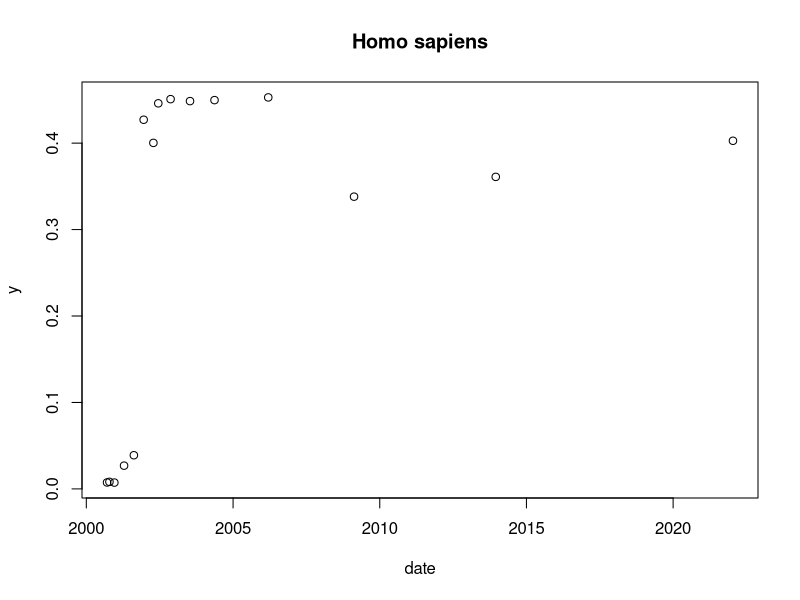
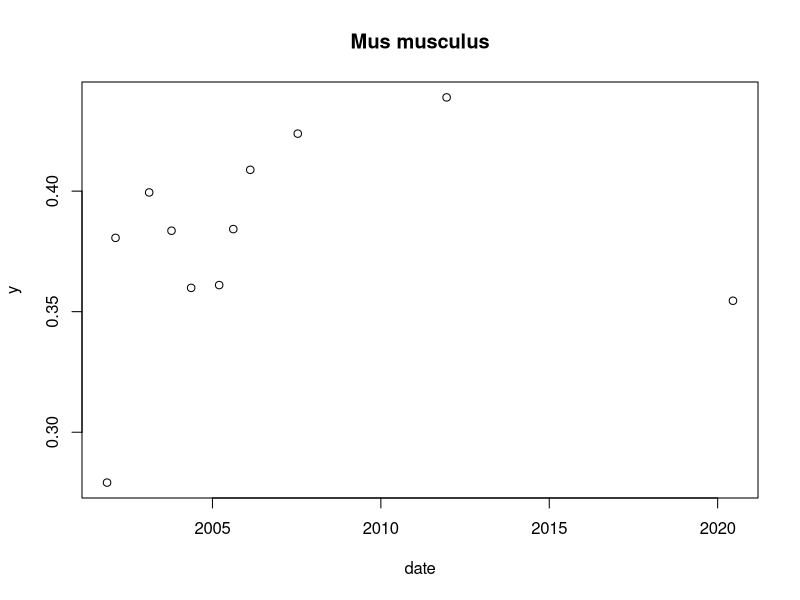
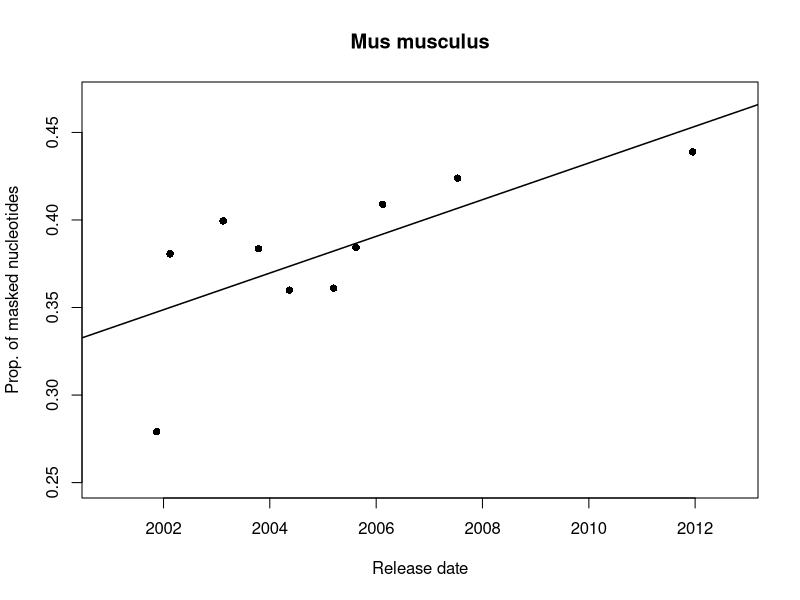

The R source for these figures, in order:



dat <- read.csv("../results/major-assem.csv")
dat$date <- as.Date(dat$date, format = "%d-%b-%Y")

for (i in unique(dat$sp)) {
  da <- dat[dat$sp == i, ]
  y <- da$lowercase / da$assembly_size
  plot(da$date, y, 
       xlab = "date", ylab = "y", 
       main = gsub("_", " ", i))
  readline("Press [Enter] to continue...")
}


dat <- read.csv("../results/major-assem.csv")
dat$date <- as.Date(dat$date, format = "%d-%b-%Y")
dat <- dat[dat$sp == "Mus_musculus", ]
dat <- dat[dat$assem != "GRCm39", ]
y <- dat$lowercase / dat$assembly_size
plot(dat$date, y, 
     pch = 16, cex = 1, 
     xlim = c(11300, 15600), 
     ylim = c(0.25, 0.47), 
     xlab = "Release date", ylab = "Prop. of masked nucleotides", 
     main = "Mus musculus")
fit <- glm(y ~ date, data = dat)
abline(fit, lwd = 1.5)

